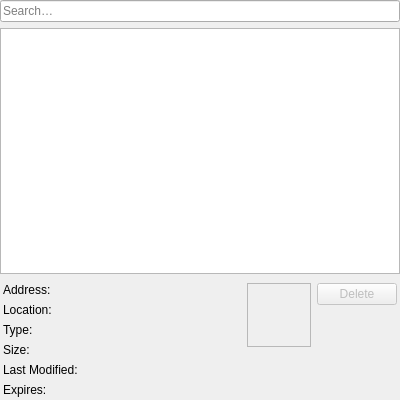
<?xml version="1.0" encoding="UTF-8"?>
<ui version="4.0">
 <class>Meerkat::CacheContentsWidget</class>
 <widget class="QWidget" name="Meerkat::CacheContentsWidget">
  <property name="geometry">
   <rect>
    <x>0</x>
    <y>0</y>
    <width>400</width>
    <height>400</height>
   </rect>
  </property>
  <layout class="QVBoxLayout" name="verticalLayout" stretch="0,1,0">
   <property name="leftMargin">
    <number>0</number>
   </property>
   <property name="topMargin">
    <number>0</number>
   </property>
   <property name="rightMargin">
    <number>0</number>
   </property>
   <property name="bottomMargin">
    <number>0</number>
   </property>
   <item>
    <widget class="QLineEdit" name="filterLineEdit">
     <property name="placeholderText">
      <string>Search…</string>
     </property>
     <property name="clearButtonEnabled">
      <bool>true</bool>
     </property>
    </widget>
   </item>
   <item>
    <widget class="Meerkat::ItemViewWidget" name="cacheViewWidget">
     <property name="contextMenuPolicy">
      <enum>Qt::CustomContextMenu</enum>
     </property>
     <property name="editTriggers">
      <set>QAbstractItemView::NoEditTriggers</set>
     </property>
     <attribute name="headerDefaultSectionSize">
      <number>250</number>
     </attribute>
     <attribute name="headerStretchLastSection">
      <bool>false</bool>
     </attribute>
    </widget>
   </item>
   <item>
    <widget class="QWidget" name="detailsWidget" native="true">
     <property name="sizePolicy">
      <sizepolicy hsizetype="Expanding" vsizetype="Minimum">
       <horstretch>0</horstretch>
       <verstretch>0</verstretch>
      </sizepolicy>
     </property>
     <layout class="QHBoxLayout" name="detailsLayout">
      <property name="leftMargin">
       <number>3</number>
      </property>
      <property name="topMargin">
       <number>3</number>
      </property>
      <property name="rightMargin">
       <number>3</number>
      </property>
      <property name="bottomMargin">
       <number>3</number>
      </property>
      <item>
       <widget class="QWidget" name="formWidget" native="true">
        <property name="sizePolicy">
         <sizepolicy hsizetype="Expanding" vsizetype="Preferred">
          <horstretch>0</horstretch>
          <verstretch>0</verstretch>
         </sizepolicy>
        </property>
        <layout class="QFormLayout" name="formLayout">
         <property name="fieldGrowthPolicy">
          <enum>QFormLayout::AllNonFixedFieldsGrow</enum>
         </property>
         <property name="leftMargin">
          <number>0</number>
         </property>
         <property name="topMargin">
          <number>0</number>
         </property>
         <property name="rightMargin">
          <number>0</number>
         </property>
         <property name="bottomMargin">
          <number>0</number>
         </property>
         <item row="0" column="0">
          <widget class="QLabel" name="addressLabel">
           <property name="text">
            <string>Address:</string>
           </property>
          </widget>
         </item>
         <item row="0" column="1">
          <widget class="Meerkat::TextLabelWidget" name="addressLabelWidget" native="true"/>
         </item>
         <item row="2" column="0">
          <widget class="QLabel" name="typeLabel">
           <property name="text">
            <string>Type:</string>
           </property>
          </widget>
         </item>
         <item row="2" column="1">
          <widget class="Meerkat::TextLabelWidget" name="typeLabelWidget" native="true"/>
         </item>
         <item row="3" column="0">
          <widget class="QLabel" name="sizeLabel">
           <property name="text">
            <string>Size:</string>
           </property>
          </widget>
         </item>
         <item row="3" column="1">
          <widget class="Meerkat::TextLabelWidget" name="sizeLabelWidget" native="true"/>
         </item>
         <item row="4" column="0">
          <widget class="QLabel" name="lastModifiedLabel">
           <property name="text">
            <string>Last Modified:</string>
           </property>
          </widget>
         </item>
         <item row="4" column="1">
          <widget class="Meerkat::TextLabelWidget" name="lastModifiedLabelWidget" native="true"/>
         </item>
         <item row="5" column="0">
          <widget class="QLabel" name="expiresLabel">
           <property name="text">
            <string>Expires:</string>
           </property>
          </widget>
         </item>
         <item row="5" column="1">
          <widget class="Meerkat::TextLabelWidget" name="expiresLabelWidget" native="true"/>
         </item>
         <item row="1" column="0">
          <widget class="QLabel" name="locationLabel">
           <property name="text">
            <string>Location:</string>
           </property>
          </widget>
         </item>
         <item row="1" column="1">
          <widget class="Meerkat::TextLabelWidget" name="locationLabelWidget" native="true"/>
         </item>
        </layout>
       </widget>
      </item>
      <item>
       <layout class="QVBoxLayout" name="previewLayout" stretch="0,1">
        <item>
         <widget class="QLabel" name="previewLabel">
          <property name="minimumSize">
           <size>
            <width>64</width>
            <height>64</height>
           </size>
          </property>
          <property name="toolTip">
           <string>Preview</string>
          </property>
          <property name="frameShape">
           <enum>QFrame::StyledPanel</enum>
          </property>
          <property name="frameShadow">
           <enum>QFrame::Plain</enum>
          </property>
          <property name="alignment">
           <set>Qt::AlignCenter</set>
          </property>
          <property name="textInteractionFlags">
           <set>Qt::NoTextInteraction</set>
          </property>
         </widget>
        </item>
        <item>
         <spacer name="verticalSpacer">
          <property name="orientation">
           <enum>Qt::Vertical</enum>
          </property>
          <property name="sizeHint" stdset="0">
           <size>
            <width>0</width>
            <height>0</height>
           </size>
          </property>
         </spacer>
        </item>
       </layout>
      </item>
      <item>
       <layout class="QVBoxLayout" name="actionsLayout">
        <item>
         <widget class="QPushButton" name="deleteButton">
          <property name="enabled">
           <bool>false</bool>
          </property>
          <property name="text">
           <string>Delete</string>
          </property>
         </widget>
        </item>
        <item>
         <spacer name="actionsSpacer">
          <property name="orientation">
           <enum>Qt::Vertical</enum>
          </property>
          <property name="sizeHint" stdset="0">
           <size>
            <width>0</width>
            <height>0</height>
           </size>
          </property>
         </spacer>
        </item>
       </layout>
      </item>
     </layout>
    </widget>
   </item>
  </layout>
 </widget>
 <customwidgets>
  <customwidget>
   <class>Meerkat::TextLabelWidget</class>
   <extends>QWidget</extends>
   <header>src/ui/TextLabelWidget.h</header>
   <container>1</container>
  </customwidget>
  <customwidget>
   <class>Meerkat::ItemViewWidget</class>
   <extends>QTreeView</extends>
   <header>src/ui/ItemViewWidget.h</header>
  </customwidget>
 </customwidgets>
 <tabstops>
  <tabstop>filterLineEdit</tabstop>
  <tabstop>cacheViewWidget</tabstop>
  <tabstop>deleteButton</tabstop>
 </tabstops>
 <resources/>
 <connections/>
</ui>
